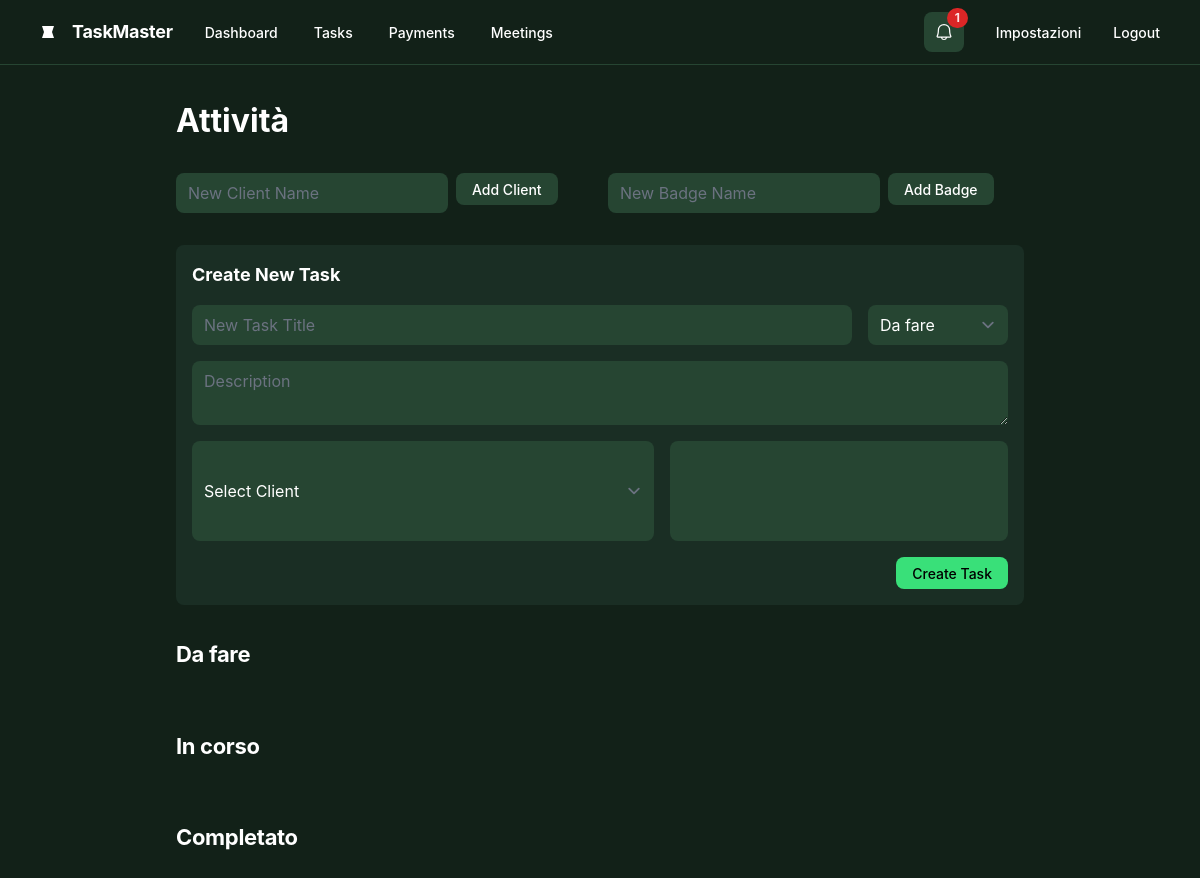
The page /attivita (signed in) on the database as committed earlier.
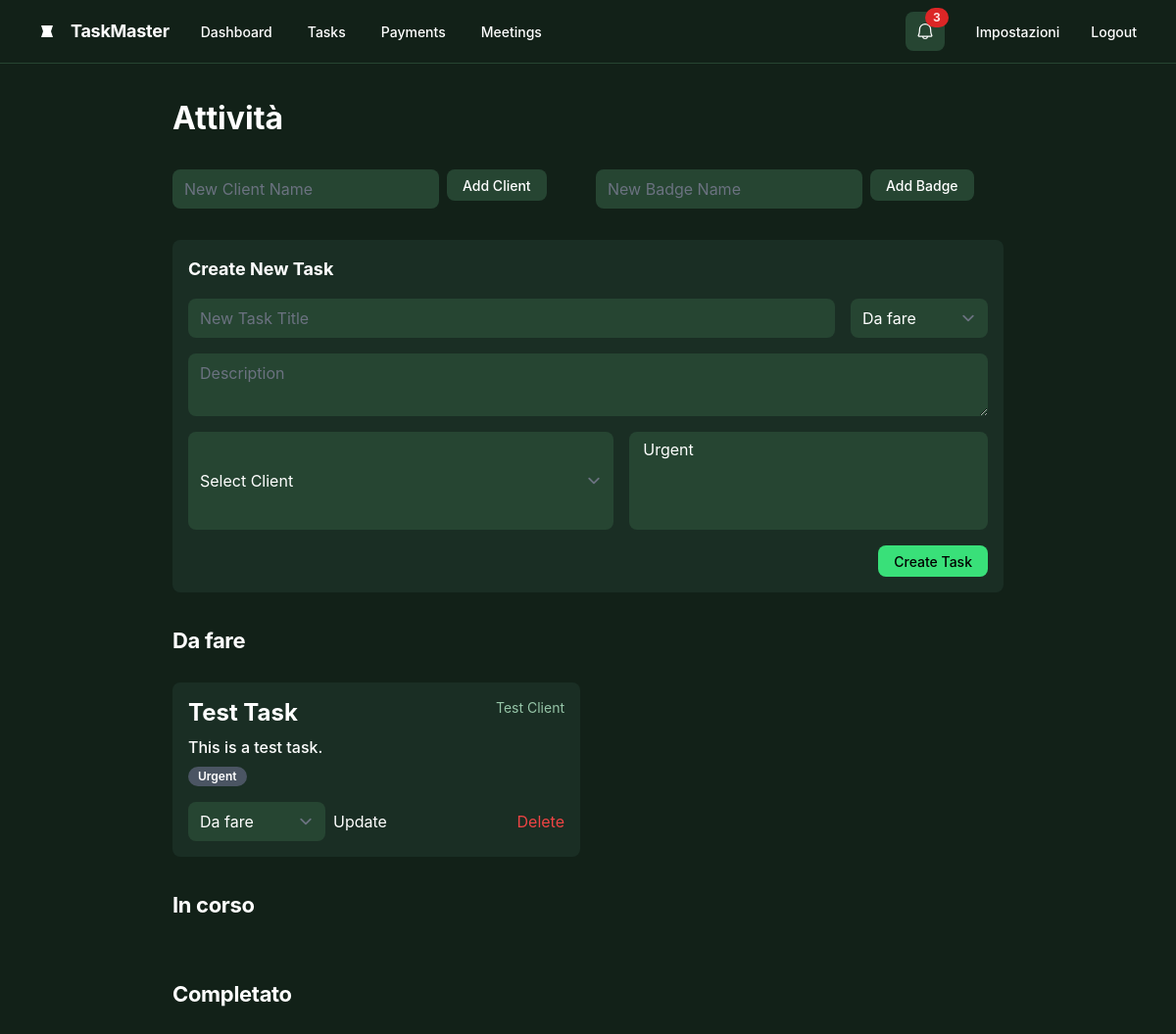
The same page on the database as committed later.
### tables this page shows
CREATE TABLE tasks (
                    id INTEGER PRIMARY KEY AUTOINCREMENT,
                    title TEXT NOT NULL,
                    description TEXT,
                    status TEXT NOT NULL,
                    user_id INTEGER,
                    client_id INTEGER,
                    created_at TIMESTAMP DEFAULT CURRENT_TIMESTAMP,
                    FOREIGN KEY(user_id) REFERENCES users(id),
                    FOREIGN KEY(client_id) REFERENCES clients(id)
                );

CREATE TABLE clients (
                    id INTEGER PRIMARY KEY AUTOINCREMENT,
                    name TEXT NOT NULL UNIQUE
                );

CREATE TABLE badges (
                    id INTEGER PRIMARY KEY AUTOINCREMENT,
                    name TEXT NOT NULL UNIQUE
                );

### app.py (the view)
@app.route('/attivita')
@login_required
def attivita():
    db = get_db()
    tasks_raw = db.execute('''
        SELECT t.*, c.name as client_name
        FROM tasks t
        LEFT JOIN clients c ON t.client_id = c.id
        WHERE t.user_id = ?
    ''', (session['user_id'],)).fetchall()
    clients = db.execute('SELECT * FROM clients').fetchall()
    badges = db.execute('SELECT * FROM badges').fetchall()
    tasks = {
        'Da fare': [],
        'In corso': [],
        'Completato': []
    }
    for task in tasks_raw:
        task_dict = dict(task)
        task_badges = db.execute('SELECT b.name FROM badges b JOIN task_badges tb ON b.id = tb.badge_id WHERE tb.task_id = ?', (task['id'],)).fetchall()
        task_dict['badges'] = [b['name'] for b in task_badges]
        tasks[task['status']].append(task_dict)
    return render_template('attivita.html', tasks=tasks, clients=clients, badges=badges)

### app.py (called while the page is built)
@app.before_request
def before_request():
    if 'language' in session:
        g.locale = session['language']
    else:
        g.locale = request.accept_languages.best_match(app.config['LANGUAGES'].keys())

def get_db():
    db = getattr(g, '_database', None)
    if db is None:
        db = g._database = sqlite3.connect(DATABASE)
        db.row_factory = sqlite3.Row
    return db

@app.teardown_appcontext
def close_connection(exception):
    db = getattr(g, '_database', None)
    if db is not None:
        db.close()

def login_required(f):
    @wraps(f)
    def decorated_function(*args, **kwargs):
        if 'user_id' not in session:
            return redirect(url_for('login'))
        return f(*args, **kwargs)
    return decorated_function

### templates/attivita.html (shortened to what this page needs)
{% extends "layout.html" %}
{% block content %}
<div class="flex flex-wrap justify-between gap-3 p-4">
  <p class="text-white tracking-light text-[32px] font-bold leading-tight min-w-72">{{ _('Attività') }}</p>
</div>
<div class="p-4 grid grid-cols-1 md:grid-cols-2 gap-4">
    <form action="{{ url_for('new_client') }}" method="post" class="flex gap-2">
        <input type="text" name="name" placeholder="{{ _('New Client Name') }}" class="form-input bg-[#264532] text-white rounded-lg border-none focus:ring-0">
        <button type="submit" class="flex min-w-[84px] max-w-[480px] cursor-pointer items-center justify-center overflow-hidden rounded-lg h-8 px-4 bg-[#264532] text-white text-sm font-medium leading-normal">
            <span class="truncate">{{ _('Add Client') }}</span>
        </button>
    </form>
    <form action="{{ url_for('new_badge') }}" method="post" class="flex gap-2">
        <input type="text" name="name" placeholder="{{ _('New Badge Name') }}" class="form-input bg-[#264532] text-white rounded-lg border-none focus:ring-0">
        <button type="submit" class="flex min-w-[84px] max-w-[480px] cursor-pointer items-center justify-center overflow-hidden rounded-lg h-8 px-4 bg-[#264532] text-white text-sm font-medium leading-normal">
            <span class="truncate">{{ _('Add Badge') }}</span>
        </button>
    </form>
</div>
<div class="p-4">
    <form action="{{ url_for('new_task') }}" method="post" class="flex flex-col gap-4 bg-[#1a2e24] p-4 rounded-lg">
        <h3 class="text-white text-lg font-bold">{{ _('Create New Task') }}</h3>
        <div class="flex gap-4">
            <input type="text" name="title" placeholder="{{ _('New Task Title') }}" class="form-input flex-grow bg-[#264532] text-white rounded-lg border-none focus:ring-0">
            <select name="status" class="form-select bg-[#264532] text-white rounded-lg border-none focus:ring-0">
                <option>{{ _('Da fare') }}</option>
            </select>
        </div>
        <textarea name="description" placeholder="{{ _('Description') }}" class="form-textarea bg-[#264532] text-white rounded-lg border-none focus:ring-0"></textarea>
        <div class="flex gap-4">
            <select name="client_id" class="form-select flex-grow bg-[#264532] text-white rounded-lg border-none focus:ring-0">
                <option value="">{{ _('Select Client') }}</option>
            </select>
            <select name="badge_ids" multiple class="form-multiselect flex-grow bg-[#264532] text-white rounded-lg border-none focus:ring-0">
                {% for badge in badges %}
                <option value="{{ badge.id }}">{{ badge.name }}</option>
                {% endfor %}
            </select>
        </div>
        <button type="submit" class="flex min-w-[84px] max-w-[480px] cursor-pointer items-center justify-center overflow-hidden rounded-lg h-8 px-4 bg-[#39e079] text-black text-sm font-medium leading-normal self-end">
            <span class="truncate">{{ _('Create Task') }}</span>
        </button>
    </form>
</div>
{% for status, task_list in tasks.items() %}
<h2 class="text-white text-[22px] font-bold leading-tight tracking-[-0.015em] px-4 pb-3 pt-5">{{ _(status) }}</h2>
<div class="p-4 grid grid-cols-1 md:grid-cols-2 gap-4">
  {% for task in task_list %}
  <div class="bg-[#1a2e24] rounded-lg p-4 flex flex-col justify-between">
    <div>
      <div class="flex justify-between">
        <p class="text-white tracking-light text-2xl font-bold leading-tight">{{ task.title }}</p>
        {% if task.client_name %}
        <p class="text-sm text-[#96c5a8]">{{ task.client_name }}</p>
        {% endif %}
      </div>
      <p class="text-white text-base font-medium leading-normal mt-2">{{ task.description }}</p>
      <div class="flex gap-2 mt-2">
          {% for badge in task.badges %}
            <span class="inline-block bg-gray-600 text-white text-xs font-semibold mr-2 px-2.5 py-0.5 rounded-full">{{ badge }}</span>
          {% endfor %}
      </div>
    </div>
    <div class="flex justify-between items-center mt-4">
        <form action="{{ url_for('update_task', task_id=task.id) }}" method="post" class="flex gap-2 items-center">
            <select name="status" class="form-select bg-[#264532] text-white rounded-lg border-none focus:ring-0">
                <option {% if task.status == 'Da fare' %}selected{% endif %}>{{ _('Da fare') }}</option>
            </select>
            <button type="submit" class="text-white">{{ _('Update') }}</button>
        </form>
        <form action="{{ url_for('delete_task', task_id=task.id) }}" method="post">
            <button type="submit" class="text-red-500">{{ _('Delete') }}</button>
        </form>
    </div>
  </div>
  {% endfor %}
</div>
{% endfor %}
{% endblock %}

### templates/layout.html (shortened to what this page needs)
<!DOCTYPE html>
<html lang="{{ session.get('language', 'en') }}">
<head>
    <script src="https://cdn.tailwindcss.com?plugins=forms,container-queries"></script>
</head>
<body class="bg-[#122118] text-white">
    <div class="relative flex size-full min-h-screen flex-col bg-[#122118] dark group/design-root overflow-x-hidden" style='font-family: Inter, "Noto Sans", sans-serif;'>
        <header class="flex items-center justify-between whitespace-nowrap border-b border-solid border-b-[#264532] px-10 py-3">
            <div class="flex items-center gap-8">
                <div class="flex items-center gap-4 text-white">
                    <div class="size-4">
                        <svg viewBox="0 0 48 48" fill="none" xmlns="http://www.w3.org/2000/svg"><path d="M6 6H42L36 24L42 42H6L12 24L6 6Z" fill="currentColor"></path></svg>
                    </div>
                    <a href="{{ url_for('home') }}" class="text-white text-lg font-bold leading-tight tracking-[-0.015em]">{{ _('TaskMaster') }}</a>
                </div>
                <div class="flex items-center gap-9">
                    <a class="text-white text-sm font-medium leading-normal" href="{{ url_for('home') }}">{{ _('Dashboard') }}</a>
                    <a class="text-white text-sm font-medium leading-normal" href="{{ url_for('attivita') }}">{{ _('Tasks') }}</a>
                    <a class="text-white text-sm font-medium leading-normal" href="{{ url_for('pagamenti') }}">{{ _('Payments') }}</a>
                    <a class="text-white text-sm font-medium leading-normal" href="{{ url_for('meeting') }}">{{ _('Meetings') }}</a>
                </div>
            </div>
            <div class="flex flex-1 justify-end items-center gap-8">
                <a href="{{ url_for('notifiche') }}" class="relative flex items-center justify-center h-10 w-10 rounded-lg bg-[#264532] text-white">
                    <div class="text-white" data-icon="Bell" data-size="20px" data-weight="regular">
                    </div>
                    {% if notifications and notifications|length > 0 %}
                        <span class="absolute top-0 right-0 -mt-1 -mr-1 flex items-center justify-center px-2 py-1 text-xs font-bold leading-none text-red-100 bg-red-600 rounded-full">{{ notifications|length }}</span>
                    {% endif %}
                </a>
                <a href="{{ url_for('impostazioni') }}" class="text-white text-sm font-medium leading-normal">{{ _('Impostazioni') }}</a>
                <a href="{{ url_for('logout') }}" class="text-white text-sm font-medium leading-normal">{{ _('Logout') }}</a>
            </div>
        </header>
        <main class="px-40 flex flex-1 justify-center py-5">
            <div class="layout-content-container flex flex-col max-w-[960px] flex-1">
                {% block content %}{% endblock %}
            </div>
        </main>
    </div>
</body>
</html>

Rows that differ between the two databases and show on the page:
added tasks: title "Test Task", client_name "Test Client", description "This is a test task.", status "Da fare"
added badges: {{ badge.id }} 1 (drawn), name "Urgent"
Other text that changed with them:
{{ notifications|length }}: "1" → "3"
form field badge_ids: (not shown) → "Urgent"
